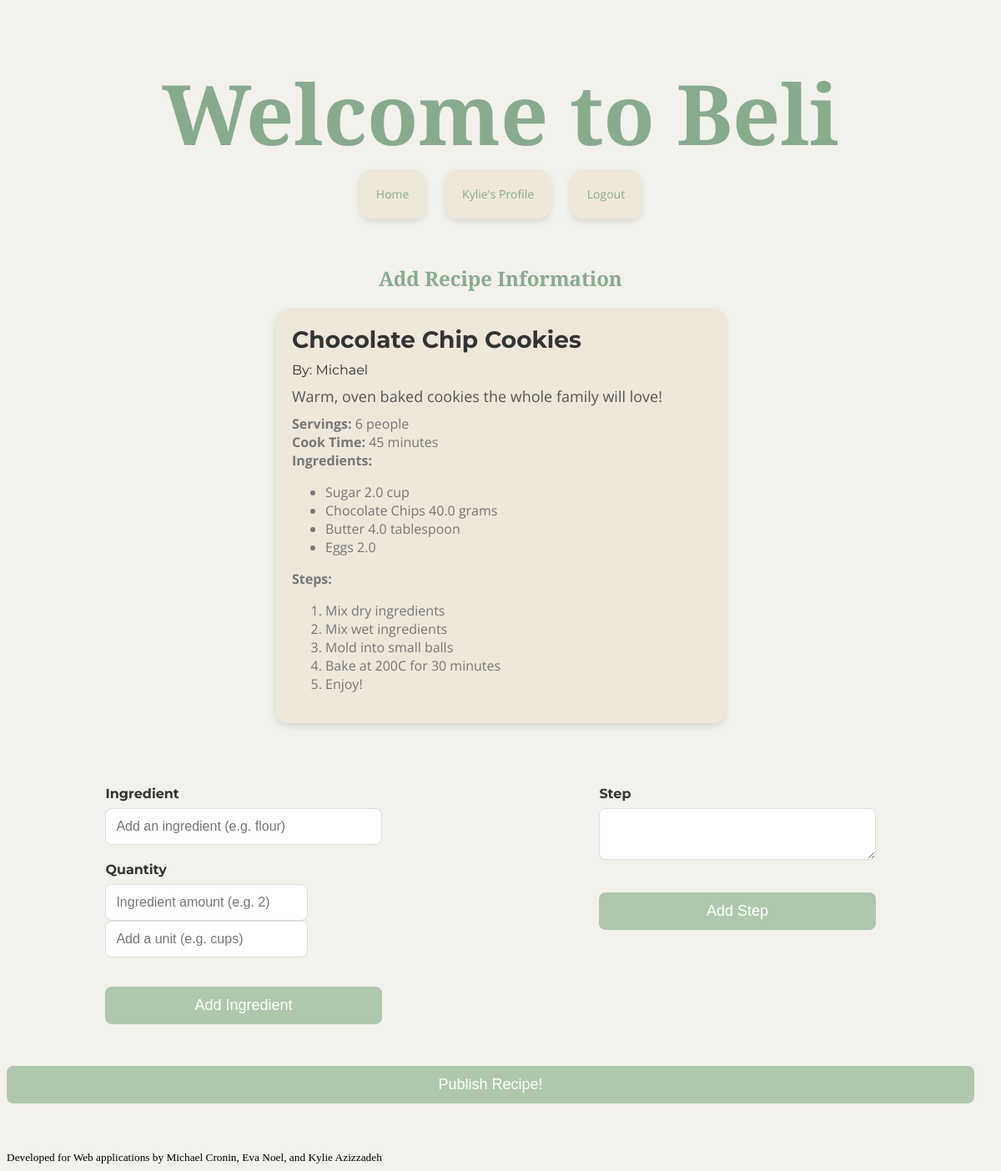
The app's page /recipe_creation/1 (signed in) with its own data.
### beli/model.py (models this page shows)
class User(flask_login.UserMixin, db.Model):
    id = db.Column(db.Integer, primary_key=True)
    email = db.Column(db.String(128), unique=True, nullable=False)
    name = db.Column(db.String(64), nullable=False)
    password = db.Column(db.String(100), nullable=False)
    recipes = db.relationship('Recipe', back_populates='user')
    photos = db.relationship('Photo', back_populates='user')
    ratings = db.relationship('Rating', back_populates='user')
    bookmarks = db.relationship('Bookmark', back_populates='user')
    photos = db.relationship('Photo', back_populates='user')
    following = db.relationship(
        "User",
        secondary=FollowingAssociation.__table__,
        primaryjoin=FollowingAssociation.follower_id == id,
        secondaryjoin=FollowingAssociation.followed_id == id,
        back_populates="followers",
    )
    followers = db.relationship(
        "User",
        secondary=FollowingAssociation.__table__,
        primaryjoin=FollowingAssociation.followed_id == id,
        secondaryjoin=FollowingAssociation.follower_id == id,
        back_populates="following",
    )

class Recipe(db.Model):
    id = db.Column(db.Integer, primary_key=True)
    title = db.Column(db.String(512), nullable=False)
    description = db.Column(db.Text, nullable=False)
    servings = db.Column(db.Integer, nullable=False)
    cook_time = db.Column(db.Integer, nullable=False)
    user_id = db.Column(db.Integer, db.ForeignKey('user.id'), nullable=False)
    complete = db.Column(db.Boolean, nullable=False)
    user = db.relationship('User', back_populates='recipes')
    quantified_ingredients = db.relationship('QuantifiedIngredient', back_populates='recipe')
    steps = db.relationship('Step', back_populates='recipe')
    ratings = db.relationship('Rating', back_populates='recipe')
    bookmarks = db.relationship('Bookmark', back_populates='recipe')
    photos = db.relationship('Photo', back_populates='recipe')

class QuantifiedIngredient(db.Model):
    id = db.Column(db.Integer, primary_key=True)
    amount = db.Column(db.Float, nullable=False)
    unit = db.Column(db.String(64), nullable=False)
    ingredient_id = db.Column(db.Integer, db.ForeignKey('ingredient.id'), nullable=False)
    ingredient = db.relationship('Ingredient', back_populates='quantified_ingredients')
    recipe_id = db.Column(db.Integer, db.ForeignKey('recipe.id'), nullable=False)
    recipe = db.relationship('Recipe', back_populates='quantified_ingredients')

class Ingredient(db.Model):
    id = db.Column(db.Integer, primary_key=True)
    name = db.Column(db.String(512), nullable=False)
    quantified_ingredients = db.relationship('QuantifiedIngredient', back_populates='ingredient')

class Step(db.Model):
    id = db.Column(db.Integer, primary_key=True)
    description = db.Column(db.Text, nullable=False)
    order = db.Column(db.Integer, nullable=False)
    recipe_id = db.Column(db.Integer, db.ForeignKey('recipe.id'), nullable=False)
    recipe = db.relationship('Recipe', back_populates='steps')

### beli/main.py (the view)
@bp.route("/recipe_creation/<int:recipe_id>", methods=['GET'])
@flask_login.login_required
def recipe_creation(recipe_id):
    recipe = db.get_or_404(model.Recipe, recipe_id)
    query = db.select(model.Ingredient)
    ingredients = db.session.execute(query).scalars().all()
    query2 = db.select(model.Step).where((model.Step.recipe_id == recipe_id)).order_by(model.Step.order)
    steps = db.session.execute(query2).scalars().all()
    return render_template("main/recipe_creation.html", recipe = recipe, ingredients = ingredients, steps = steps)

### beli/__init__.py (called while the page is built)
def create_app(test_config=None):
    app = Flask(__name__)
    app.config["SECRET_KEY"] = "93220d9b340cf9a6c39bac99cce7daf220167498f91fa"
    from . import main
    from . import auth
    app.config[ "SQLALCHEMY_DATABASE_URI" ] = "mysql+mysqldb://24_webapp_004:EzvZpvA2@mysql.lab.it.uc3m.es/24_webapp_012a"
    db.init_app(app)
    login_manager = LoginManager()
    login_manager.login_view = 'auth.login'
    login_manager.init_app(app)
    from . import model
    @login_manager.user_loader
    def load_user(user_id):
        return db.session.get(model.User, int(user_id))
    app.register_blueprint(main.bp)
    app.register_blueprint(auth.bp)
    return app

### beli/templates/main/recipe_creation.html (shortened to what this page needs)
{% extends 'base.html' %}
{% block create %}
    <div>
        <div class="recipe-details-section">
            <h2 class="sub-title">Add Recipe Information</h2>
            <div class="recipe-create-card">
                <span>
                    <div class="recipe-title">{{ recipe.title }}</div>
                    <div class="recipe-author">By: {{ recipe.user.name }}</div>
                </span>
                <div class="recipe-description">{{ recipe.description }}</div>
                <div class="recipe-details">
                    <div class="servings"><b>Servings:</b> {{ recipe.servings }}</div>
                    <div class="cooktime"><b>Cook Time:</b> {{ recipe.cook_time }}</div>
                    <div class="ingredients"> <b>Ingredients:</b>
                        <ul>
                            {% for qi in recipe.quantified_ingredients %}
                                <li>{{ qi.ingredient.name }} {{ qi.amount }} {{ qi.unit }}</li>
                            {% endfor %}
                        </ul>
                    </div>
                    <div class="steps"><b>Steps:</b>
                        <ol>
                            {% for step in recipe.steps %}
                                <li>{{ step.description }}</li>
                            {% endfor %}
                        </ol>
                    </div>
                </div>
            </div>
        <div class="recipe-container">
            <div class="side-section">
                <form class="recipe-form" action="{{ url_for('main.new_ingredient', recipe_id=recipe.id) }}" method="post">
                    <div class="form-group">
                        <label for="ingredient">Ingredient</label>
                        <input type="text" placeholder="Add an ingredient (e.g. flour)" name="ingredient" list="ingredients">
                    </div>
                    <div class="form-group narrow-width">
                        <label for="amount">Quantity</label>
                        <input type="text" name="amount" placeholder="Ingredient amount (e.g. 2)" required>
                        <input type="text" name="quantity" list="quantities" placeholder="Add a unit (e.g. cups)">
                    </div>
                    <div class="form-group">
                        <input type="submit" value="Add Ingredient" class="recipe-button">
                    </div>
                </form>
            </div>
            <div class="side-section">
                <form class="recipe-form" action="{{ url_for('main.new_step', recipe_id=recipe.id) }}" method="post">
                    <div class="form-group">
                        <label for="step">Step</label>
                        <textarea placeholder="Add a step" name="step"> </textarea>
                    </div>
                    <div class="form-group">
                        <input type="submit" value="Add Step" class="recipe-button">
                    </div>
                </form>
            </div>
        </div>
        </div>
    <form class="recipe-form" action="{{ url_for('main.complete_recipe', recipe_id=recipe.id) }}" method="post">
        <div class="form-group">
            <input type="submit" value="Publish Recipe!" class="recipe-button">
        </div>
    </form>
{% endblock %}

### beli/templates/base.html (shortened to what this page needs)
<!DOCTYPE html>
<html>
    <head>
        <link rel="stylesheet"
              href="{{ url_for('static', filename='beli.css') }}">
    </head>
    <body>
        <header>
            <h1 class="site-title">Welcome to Beli</h1>
            <div class="site-button">
                <a href="{{ url_for('main.index') }}">Home</a>
                {% if current_user.is_authenticated: %}
                    <a href="{{ url_for('main.userProfile', user_id=current_user.id) }}">{{ current_user.name }}'s Profile</a>
                    <a href="{{ url_for('auth.log_out') }}">Logout</a>
                {% endif %}
            </div>
        </header>
        <section class = "recipeCreation">
            {% block create %}{% endblock %}
        </section>
        <footer class="footer"><small>Developed for Web applications by Michael Cronin, Eva Noel, and Kylie Azizzadeh</small></footer>
    </body>
</html>

### beli/static/beli.css (style rules this page uses)
body { background-color: #F2F1EB; text-align: left; }
.site-title { font-family: 'Playfair Display'; font-size: 100px; font-weight: bolder; text-align: center; margin-bottom: 20px; color: #88AB8E; }
.sub-title { font-family: 'Playfair Display'; font-size: 90x; font-weight: bolder; text-align: center; margin-bottom: 20px; color: #88AB8E; }
.site-button { font-family: 'Open Sans', sans-serif; font-size: 14px; text-align: center; margin-bottom: 30px; }
.site-button a { color: #88AB8E; text-decoration: none; margin: 0 10px; background-color: #EEE7DA; padding: 20px; border-radius: 15px; box-shadow: 0 4px 8px rgba(0, 0, 0, 0.1); transition: background-color 0.3s ease, transform 0.3s ease, box-shadow 0.3s ease; }
.recipe-create-card { background-color: #EEE7DA; padding: 20px; border-radius: 15px; box-shadow: 0 4px 8px rgba(0, 0, 0, 0.1); transition: background-color 0.3s ease, transform 0.3s ease, box-shadow 0.3s ease; margin: 0 auto; max-width: 500px; }
.recipe-title { font-family: 'Montserrat', sans-serif; font-size: 28px; font-weight: bold; margin-bottom: 10px; color: #333333; text-decoration: none; }
.recipe-author { font-family: 'Montserrat', sans-serif; font-size: 16px; font-weight: light; margin-bottom: 10px; color: #333333; text-decoration: none; }
.recipe-description { font-family: 'Open Sans', sans-serif; font-size: 18px; margin-bottom: 10px; color: #555555; }
.recipe-details { font-family: 'Open Sans', sans-serif; font-size: 16px; color: #777777; }
.recipe-button { background-color: #AFC8AD; color: #ffffff; padding: 12px 24px; border: none; border-radius: 8px; font-size: 18px; cursor: pointer; transition: background-color 0.3s ease; margin-top: 15px; margin-bottom: 15px; }
.recipe-form { width: 100%; }
.form-group { margin-bottom: 20px; }
.form-group label { display: block; text-align: left; font-family: 'Montserrat', sans-serif; font-size: 16px; font-weight: bold; margin-bottom: 8px; color: #333333; }
.form-group input, .form-group textarea { width: calc(100% - 24px); padding: 12px; margin-right: 12px; border: 1px solid #ddd; border-radius: 8px; font-size: 16px; box-sizing: border-box; }
.narrow-width { width: 75%; display: inline-block; margin-right: 4%; }
.recipe-form input[type="submit"] { background-color: #AFC8AD; color: #ffffff; padding: 12px 24px; border: none; border-radius: 8px; font-size: 18px; cursor: pointer; transition: background-color 0.3s ease; }
.recipe-container { display: flex; justify-content: space-around; align-items: flex-start; margin-top: 75px; }
.recipe-details-section { margin-top: 75px; flex: 1; }
.side-section { flex: 0 0 30%; display: flex; flex-direction: column; align-items: center; }
.footer { margin-top: 40px; }

### records on screen
User: name "Kylie"
Recipe: title "Chocolate Chip Cookies", description "Warm, oven baked cookies the whole family will love!", servings "6 people", cook_time "45 minutes"
User: user.name "Michael"
QuantifiedIngredient: ingredient.name "Sugar", amount "2.0", unit "cup"
QuantifiedIngredient: ingredient.name "Chocolate Chips", amount "40.0", unit "grams"
QuantifiedIngredient: ingredient.name "Butter", amount "4.0", unit "tablespoon"
QuantifiedIngredient: ingredient.name "Eggs", amount "2.0"
Step: description "Mix dry ingredients"
Step: description "Mix wet ingredients"
Step: description "Mold into small balls"
Step: description "Bake at 200C for 30 minutes"
Step: description "Enjoy!"
